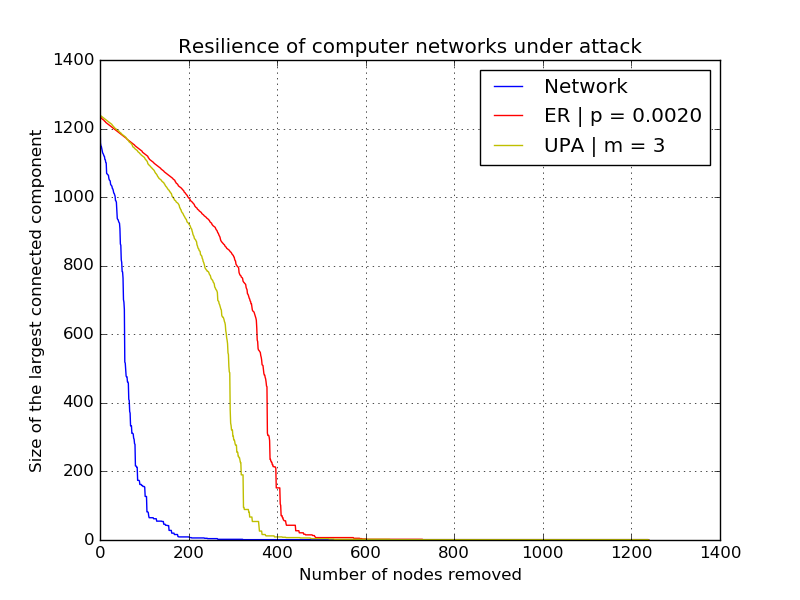

Write the Python code that produced this figure.
"""
Calculates the resilience of different graphs using the fast_targeted_order
function to generate the attack order.
"""

from matplotlib import pyplot as plt
import numpy as np

from app2 import network_graph, er_graph, upa
from targeted_order import fast_targeted_order
from helper import targeted_order
from module2.project2.project2 import compute_resilience


def calculate_resilience(ugraph):
    """
    Generates a random attack order and calculates the resilience for a given
    graph.

    :param ugraph: dict
    :return: list
    """

    attack_order = fast_targeted_order(ugraph)
    #attack_order = targeted_order(ugraph)
    return compute_resilience(ugraph, attack_order)


def main():

    net_graph = network_graph()
    net_size = sum([len(x) for x in net_graph.itervalues()])
    print net_size/2

    # net_attack = random_order(net_graph)
    net_resilience = np.array(calculate_resilience(net_graph))
    print 'net: ', sum([len(x) for x in net_graph.itervalues()])/len(net_graph)

    e_graph = er_graph(1239, 0.0020)
    size = sum([len(x) for x in e_graph.itervalues()])
    print size/2
    print e_graph

    # e_attack = random_order(e_graph)
    e_resilience = np.array(calculate_resilience(e_graph))
    print 'e: ', sum([len(x) for x in e_graph.itervalues()])/len(e_graph)

    upa_graph = upa(1239, 3)
    #print upa_graph
    upa_size = sum([len(x) for x in upa_graph.itervalues()])
    print upa_size/2

    upa_resilience = np.array(calculate_resilience(upa_graph))
    print 'upa: ', sum([len(x) for x in upa_graph.itervalues()])/len(upa_graph)

    x = np.array(range(max(len(net_resilience), len(e_resilience),
                       len(upa_resilience))))

    plt.xlabel('Number of nodes removed')
    plt.ylabel('Size of the largest connected component')
    plt.title('Resilience of computer networks under attack')
    plt.plot(x, net_resilience, '-b', label='Network')
    plt.plot(x, e_resilience, '-r', label='ER | p = 0.0020')
    plt.plot(x, upa_resilience, '-y', label='UPA | m = 3')
    plt.legend(loc='upper right')
    plt.grid(True)
    plt.savefig('question4.png')
    plt.show()


if __name__ == '__main__':
    #pass
    main()